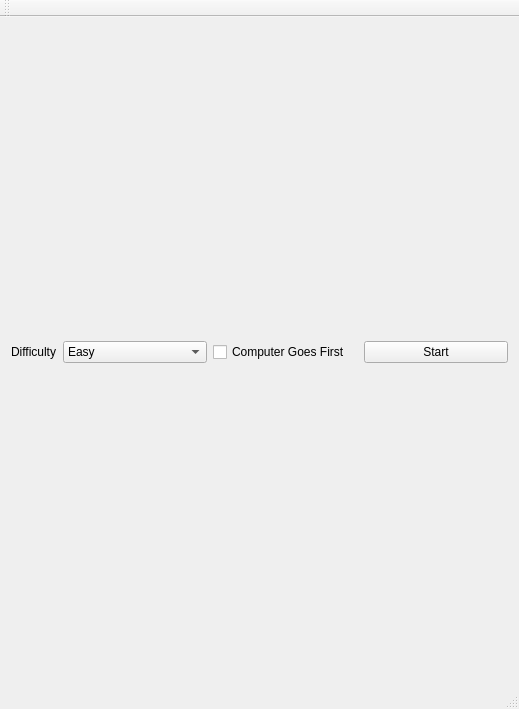
<?xml version="1.0" encoding="UTF-8"?>
<ui version="4.0">
 <class>MainWindow</class>
 <widget class="QMainWindow" name="MainWindow">
  <property name="geometry">
   <rect>
    <x>0</x>
    <y>0</y>
    <width>519</width>
    <height>709</height>
   </rect>
  </property>
  <property name="sizePolicy">
   <sizepolicy hsizetype="MinimumExpanding" vsizetype="MinimumExpanding">
    <horstretch>0</horstretch>
    <verstretch>0</verstretch>
   </sizepolicy>
  </property>
  <property name="windowTitle">
   <string>MainWindow</string>
  </property>
  <widget class="QWidget" name="centralWidget">
   <property name="sizePolicy">
    <sizepolicy hsizetype="MinimumExpanding" vsizetype="MinimumExpanding">
     <horstretch>0</horstretch>
     <verstretch>0</verstretch>
    </sizepolicy>
   </property>
   <layout class="QVBoxLayout" name="verticalLayout_2" stretch="1,5">
    <item>
     <layout class="QHBoxLayout" name="horizontalLayout">
      <item>
       <widget class="QLabel" name="label">
        <property name="sizePolicy">
         <sizepolicy hsizetype="Fixed" vsizetype="Fixed">
          <horstretch>0</horstretch>
          <verstretch>0</verstretch>
         </sizepolicy>
        </property>
        <property name="text">
         <string>Difficulty</string>
        </property>
       </widget>
      </item>
      <item>
       <widget class="QComboBox" name="comboBox">
        <item>
         <property name="text">
          <string>Easy</string>
         </property>
        </item>
        <item>
         <property name="text">
          <string>Medium</string>
         </property>
        </item>
        <item>
         <property name="text">
          <string>Hard</string>
         </property>
        </item>
        <item>
         <property name="text">
          <string>Impossible</string>
         </property>
        </item>
       </widget>
      </item>
      <item>
       <widget class="QCheckBox" name="checkBox">
        <property name="text">
         <string>Computer Goes First</string>
        </property>
       </widget>
      </item>
      <item>
       <widget class="QPushButton" name="startButton">
        <property name="text">
         <string>Start</string>
        </property>
       </widget>
      </item>
     </layout>
    </item>
    <item>
     <layout class="QVBoxLayout" name="verticalLayout"/>
    </item>
   </layout>
  </widget>
  <widget class="QMenuBar" name="menuBar">
   <property name="geometry">
    <rect>
     <x>0</x>
     <y>0</y>
     <width>519</width>
     <height>56</height>
    </rect>
   </property>
  </widget>
  <widget class="QToolBar" name="mainToolBar">
   <attribute name="toolBarArea">
    <enum>TopToolBarArea</enum>
   </attribute>
   <attribute name="toolBarBreak">
    <bool>false</bool>
   </attribute>
  </widget>
  <widget class="QStatusBar" name="statusBar"/>
 </widget>
 <layoutdefault spacing="6" margin="11"/>
 <resources/>
 <connections/>
</ui>
